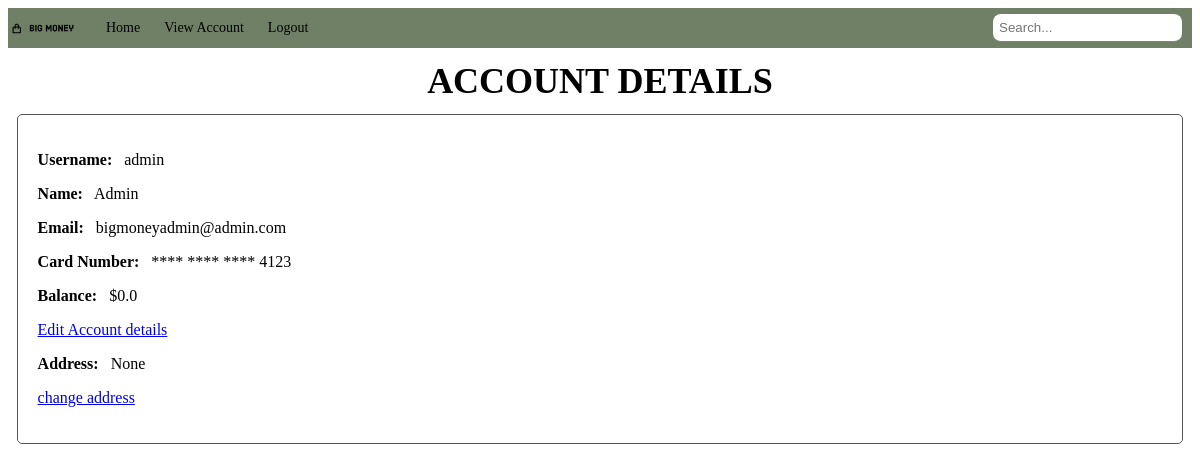
The page /view_account/ (signed in) on the database as committed earlier.
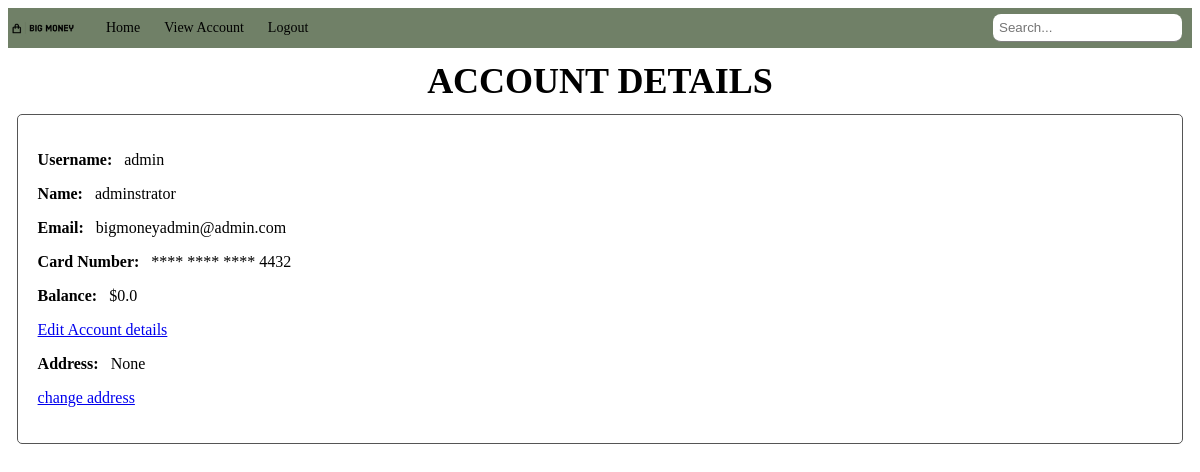
The same page on the database as committed later.
### bigMoney/models.py (models this page shows, shortened)
class User(AbstractUser):
    USER_ROLES = (
        ("S", "Seller"),
        ("C", "Customer")
    )
    role = models.CharField(max_length=1, blank=False, choices=USER_ROLES, default="S")
    card_number = models.CharField(max_length=16, null=True, validators=[MinLengthValidator(16)])
    email = models.EmailField(max_length=255, default="")
    name = models.CharField(max_length=255, default="New User")
    balance = models.FloatField(default=0.0)
    address = models.ForeignKey(Address, on_delete=models.CASCADE, null=True)
    available_merch = models.ManyToManyField(merchandise, default=None)
    ShoppingCart = models.ForeignKey(shoppingCart, on_delete=models.CASCADE, null=True)
    Orders = models.ManyToManyField(Order, default=None)
    is_approved = models.BooleanField(default=None, null=True)

### bigMoney/views.py (the view)
# urls.py: path("view_account/", views.view_account_details, name="view-account"),
@login_required
def view_account_details(request):
    user = request.user
    context = {
        'username': user.username,
        'name': user.name,
        'email': user.email,
        'balance': user.balance,
        'address': user.address,
        'card_number': user.card_number
    }
    return render(request, "view_account_details.html", context)

### bigMoney/templates/view_account_details.html
{% extends 'base.html' %}
{% block content %}
    <h1 class='page-title'>Account Details</h1>
    <div class=form>
        <p><strong class="descriptor">Username:</strong> {{ username }}</p>
        <p><strong class="descriptor">Name:</strong> {{ name }}</p>
        <p><strong class="descriptor">Email:</strong> {{ email }}</p>
        <p><strong class="descriptor">Card Number:</strong> **** **** **** {{ card_number|slice:":15"|slice:"11:" }}</p>
        <p><strong class="descriptor">Balance:</strong> ${{balance}}</p>
        <p class="edit-link"><a href="{% url 'edit-account' %}">Edit Account details</a></p>
        <p><strong class="descriptor">Address:</strong> {{address|safe}}</p>
        <p class="edit-link"><a href="{% url 'change-address' %}">change address</a></p>
    </div>
{% endblock %}

### bigMoney/templates/base.html (shortened to what this page needs)
{% load static %}
<!DOCTYPE html>
<html lang="en">
  <head>
    <link rel="stylesheet", type="text/css" href={% static 'styling/styles.css'%}>
  </head>
  <body>
    <header>
      {% include "header.html" %}
    </header>
    <main>
      {% block content %}
      {% endblock %}
    </main>
  </body>
</html>

### bigMoney/templates/header.html (shortened to what this page needs)
{% block header %}
{% load static %}
<div>
    <ul class="nav-bar">
        <li class="a-li"><img src="{% static '/images/BigMoney.png'%}", alt="view sales picture" width="100" height="100"></li>
        <li class="a-li"><a href="/">Home</a></li>
        {% if user.is_authenticated %}
        <li class="a-li"><a href="{% url 'view-account' %}">View Account</a></li>
        <li class="a-li"><a href="{% url 'logout' %}">Logout</a></li>
        {% else %}
        <li class="a-li"><a href="{% url 'login' %}">Login</a></li>
        <li class="a-li"><a href="{% url 'register' %}">Register</a></li>
        {% endif %}
        <div class="search-container">
            <li class="search-li">
                <form method="GET" action="{% url 'search' %}" class="search-form">
                    <input type="text" name="query" placeholder="Search..." class="search-input">
                </form>
            </li>
        </div>
    </ul>
</div>
{% endblock %}

### bigMoney/static/styling/styles.css (style rules this page uses)
.nav-bar { list-style-type: none; margin: 0; margin-bottom: 10px; padding: 0; overflow: hidden; background-color:#708067; }
.a-li { float: left; }
.search-li { float: right; width: auto; margin-right: 10px; }
.nav-bar a { display: block; color: #000; padding: 12px; text-decoration: none; text-align: center; font-size: 14px; font-family: 'Times New Roman', "Georgia", "Arial"; }
.nav-bar img { display: inline-block; color: #000; padding-top: 12px; margin-right: 12px; width: 70px; height: 16px; margin-right: 16px; }
.search-input { padding: 6px; margin-top: 6px; border: none; border-bottom: 1px solid gray; border-radius: 8px; }
.page-title { font-family: 'Times New Roman', "Georgia", "Arial"; font-size: 36px; font-weight: bold; text-align: center; margin: 12px 0; text-transform: uppercase; }
.form { width: 95%; margin: 0 auto; padding: 20px; border: 1px solid #555; border-radius: 5px; }
.edit-link { font-size: 10; font-family: 'Times New Roman', "Georgia", "Arial"; }
.descriptor { font-weight: bold; margin-right: 8px; font-family: 'Times New Roman', "Georgia", "Arial"; }

Rows that differ between the two databases and show on the page:
changed User "admin": name "Admin" → "adminstrator"; card_number "4123" → "4432"
